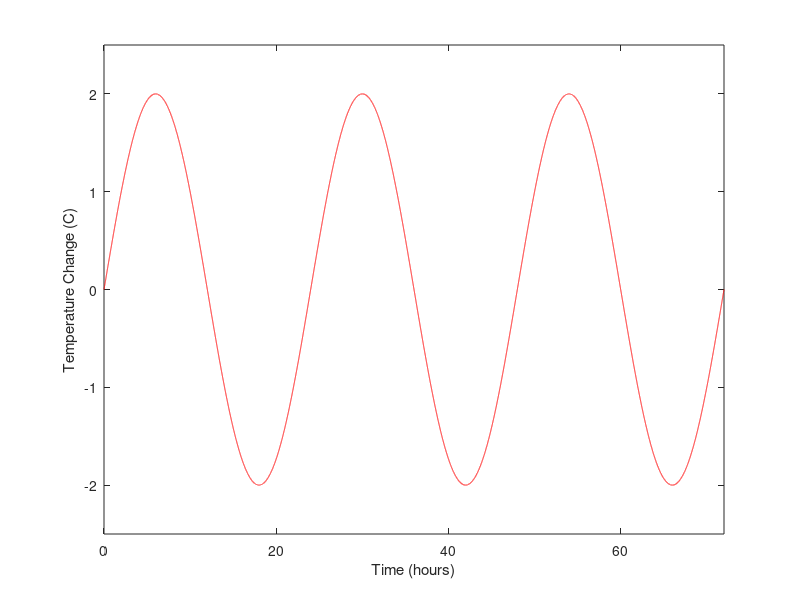

This chart was generated by the following MATLAB code:
% Plots the sinusoidal day/night temperature variation
% 
% plotTemp.m
% Written by Kaysen Pajarillo
% 10/23/2023
%
%------------------------------------

% Define amplitude (A) and wavelength (lambda)
A = 2;
lambda = 24;

% Make independent variable (x) go from 0 to 3*lambda with 50000 points
x = linspace(0, 3*lambda, 50000);

% Use the sinusoidal equation to calculate the y-values
y = A * sin(2*pi*x/lambda);

% Make new fig window
figure;
% Plot the results, label axes, and set axis limits
plot(x, y, 'r-');
xlabel('Time (hours)');
ylabel('Temperature Change (C)');
axis([0, 3*lambda, -1.25*A, 1.25*A]);